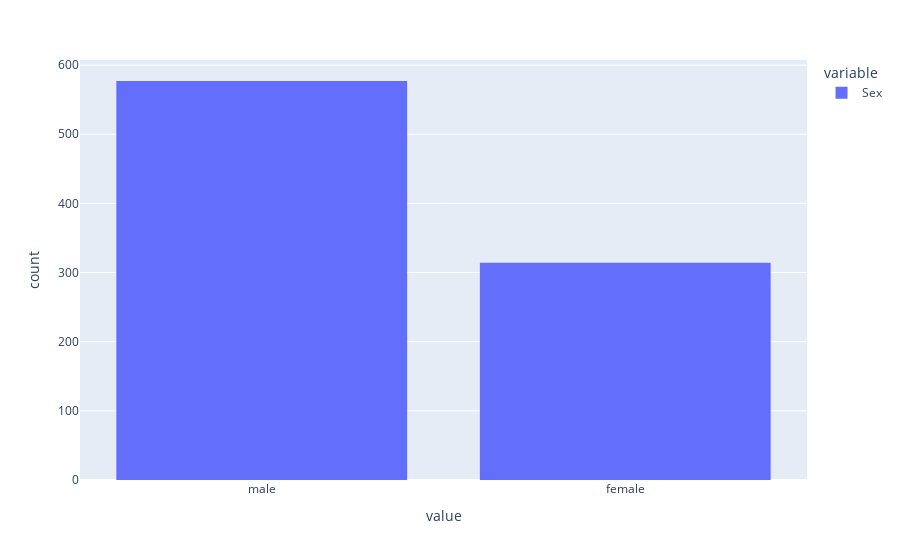

Notebook code for this chart:
### Markdown cell above
#### Sex

### Code cell
# Some plots to visualize the sex variable

px.histogram(df['Sex'])

### Figure 1 — Plotly figure (JSON) as saved in the notebook; plotly's stock layout.template omitted (floating-point values rounded to 4 significant figures; data arrays with more than 128 entries replaced by an {"elided": "..."} marker saying what was removed)
{"data": [{"alignmentgroup": "True", "bingroup": "x", "hovertemplate": "variable=Sex<br>value=%{x}<br>count=%{y}<extra></extra>", "legendgroup": "Sex", "marker": {"color": "#636efa", "pattern": {"shape": ""}}, "name": "Sex", "offsetgroup": "Sex", "orientation": "v", "showlegend": true, "type": "histogram", "x": {"elided": "891 str values"}, "xaxis": "x", "yaxis": "y"}], "layout": {"barmode": "relative", "legend": {"title": {"text": "variable"}, "tracegroupgap": 0}, "margin": {"t": 60}, "xaxis": {"anchor": "y", "domain": [0, 1], "title": {"text": "value"}}, "yaxis": {"anchor": "x", "domain": [0, 1], "title": {"text": "count"}}}}
